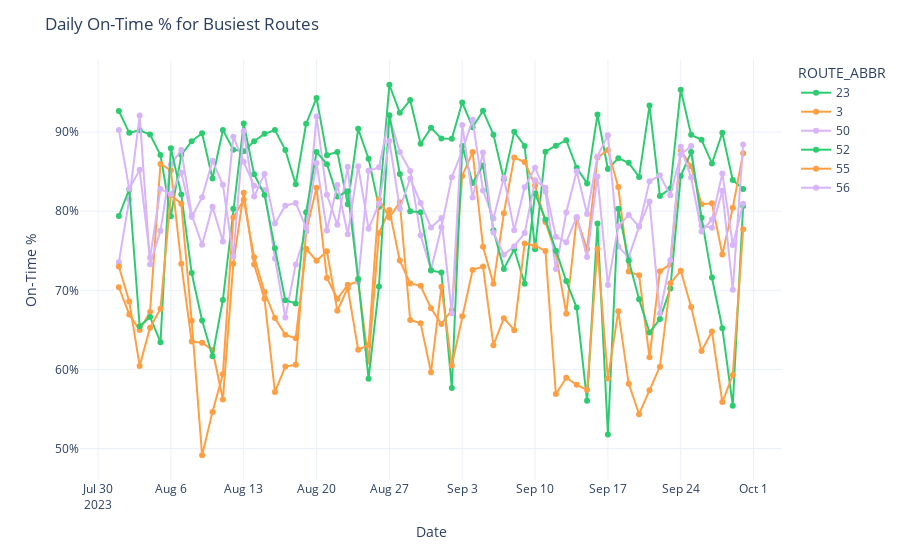

Notebook cell for this chart:
### Code cell
route_totals = op_route.groupby("ROUTE_ABBR")["total_events"].sum().sort_values(ascending=False)
top_routes = route_totals.head(6).index.tolist()
route_daily = (
    daily[daily["ROUTE_ABBR"].isin(top_routes)]
    .groupby(["DATE","ROUTE_ABBR"]).agg(
        on_time_pct=("on_time_pct","mean"),
        stop_events=("stop_events","sum"),
        late_pct=("late_pct","mean")
)
    .reset_index()
)
fig_lines = px.line(
    route_daily,
    x="DATE",
    y="on_time_pct",
    color="ROUTE_ABBR",
    line_group="ROUTE_ABBR",
    markers=True
)
fig_lines.update_layout(
    title="Daily On-Time % for Busiest Routes",
    yaxis_tickformat=".0%",
    xaxis_title="Date",
    yaxis_title="On-Time %",
    hovermode="x unified"
)
fig_lines.update_traces(mode="lines+markers")
fig_lines.show()
